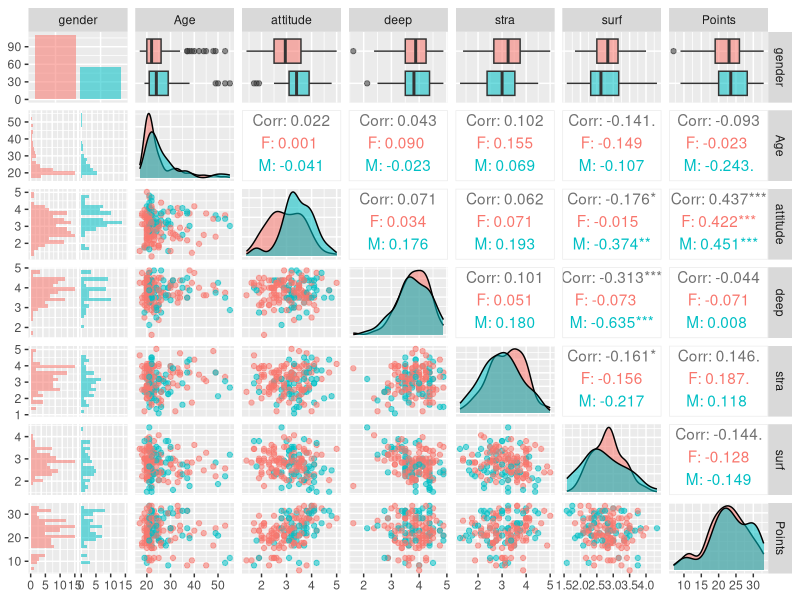
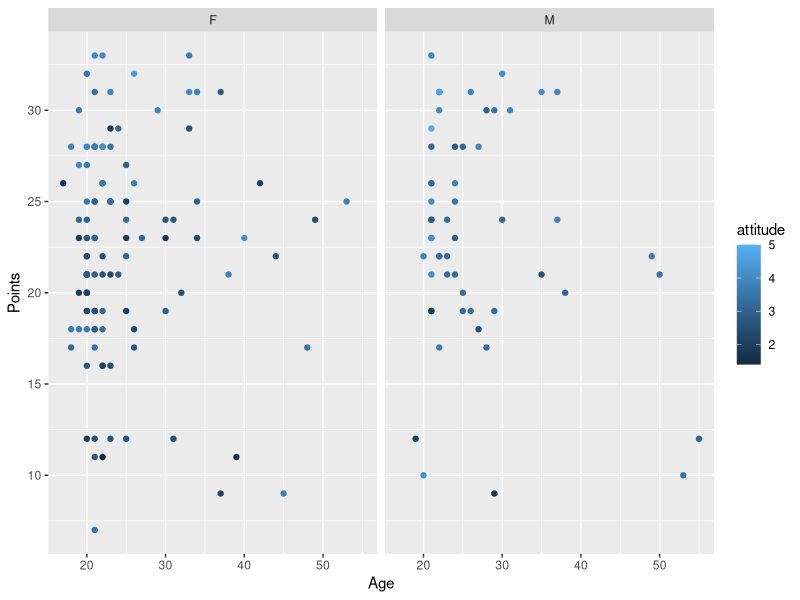
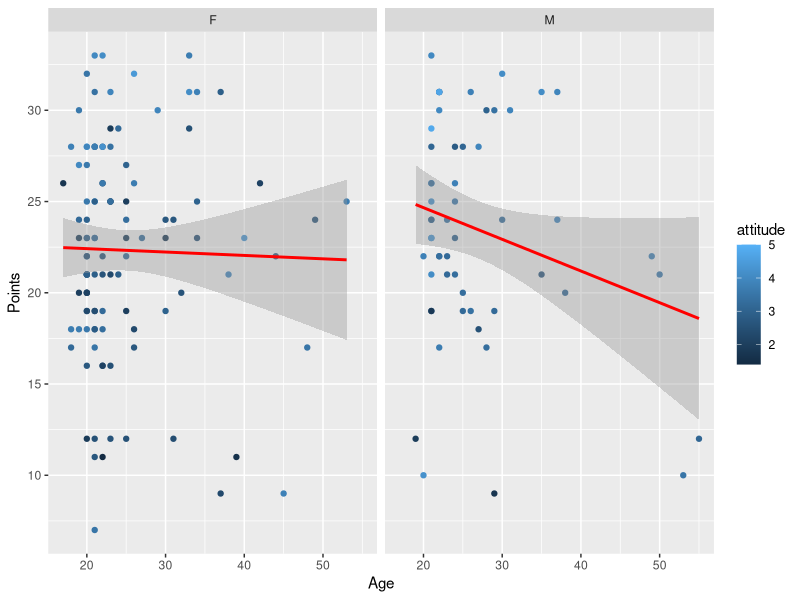
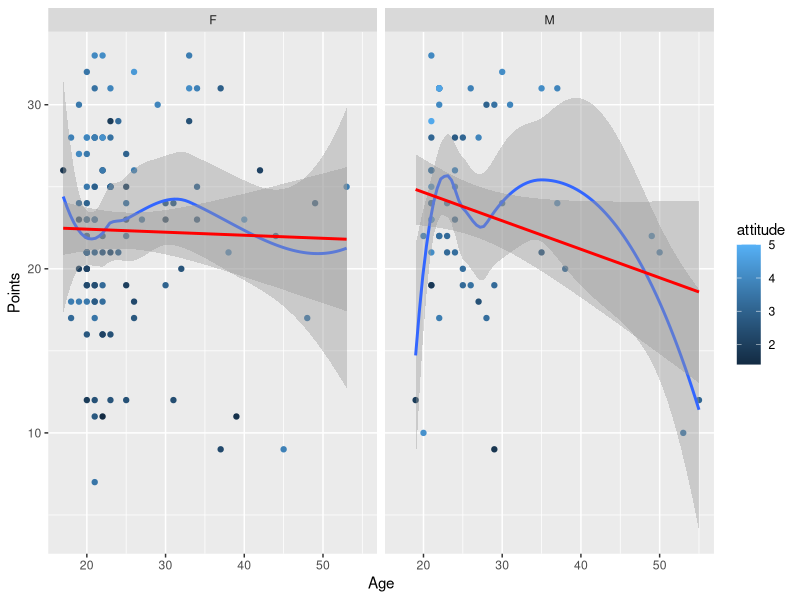

Recreate these plots in R, in order.
## ---- chunk 1
### Install the packages which are needed
### install.packages("ggplot2")
library(ggplot2)

### install.packages("GGally")
library(GGally)
## ---- chunk 2
### Load in the dplyr library that has many usefule functions for data wrangling
library(dplyr)
## ---- chunk 3

lrn2014 <- read.table("data/learning2014.csv", sep=",",  header=TRUE)

## ---- chunk 4
###lrn2014 <- read.table("http://s3.amazonaws.com/assets.datacamp.com/production/course_2218/datasets/learning2014.txt", sep=",", header=TRUE)
## ---- chunk 5

## ---- chunk 6
str(lrn2014[-1])



## ---- chunk 7
dim(lrn2014[-1])
## ---- chunk 8
head(lrn2014[-1], 10)
## ---- chunk 9
#ggplot(lrn2014, aes(x= gender, y=points)) + geom_point()
#ggplot(lrn2014, aes(x= age, y=points)) + geom_point()
#ggplot(lrn2014, aes(x= attitude, y=points)) + geom_point()
#ggplot(lrn2014, aes(x= deep, y=points)) + geom_point()
#ggplot(lrn2014, aes(x= stra, y=points)) + geom_point()
#ggplot(lrn2014, aes(x= surf, y=points)) + geom_point()

## ---- chunk 10
ggpairs(lrn2014[-1], mapping = aes(col = gender, alpha = 0.3), lower = list(combo = wrap("facethist", bins = 20)))

### p2 <- pairs(learning2014, , col=learning2014$gender) 
## ---- chunk 11
#age --> Age, points --> Points
ggplot(lrn2014, aes(x= Age, y=Points, col=attitude)) + geom_point() + facet_grid(. ~ gender)
## ---- chunk 12
#age --> Age
ggplot(lrn2014, aes(x= Age, y=Points, col=attitude)) + geom_point() + facet_grid(. ~ gender) + stat_smooth(method="lm", col="red")
## ---- chunk 13
#age --> Age
ggplot(lrn2014, aes(x= Age, y=Points, col=attitude)) + geom_point() + facet_grid(. ~ gender) + geom_smooth() +stat_smooth(method="lm", col="red")
